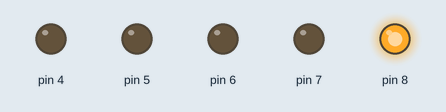
Simulated run of this sketch. Board: Arduino Uno, built with avr-gcc and run on an emulated ATmega328P. On the bench: output pins drawn as LEDs (lit = HIGH).

Above: at 0.05 s.
At 0.65 s:
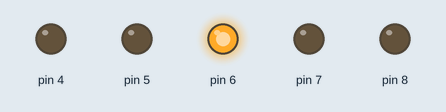
At 0.85 s:
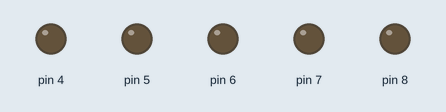
At 1.45 s:
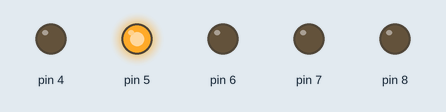
At 2.25 s:
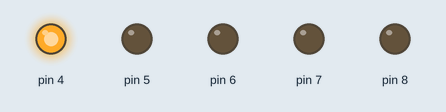
At 2.85 s:
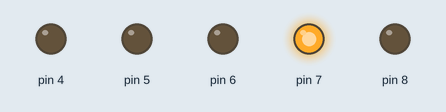
Timing chart, 0 to 3.1 s (numbered marks = the images above):
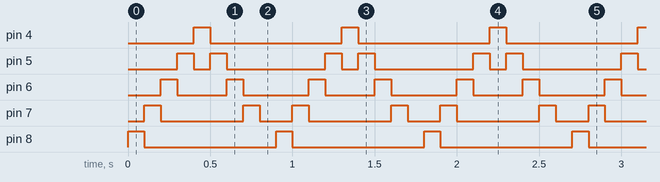

Measured:
- by itself, pin 4, pin 8: alternates HIGH for 0.10 s and LOW for 0.80 s
- by itself, pin 5: repeats every 0.90 s: LOW 0.10 s, HIGH 0.10 s, LOW 0.60 s, HIGH 0.10 s
- by itself, pin 6: repeats every 0.90 s: LOW 0.30 s, HIGH 0.10 s, LOW 0.40 s, HIGH 0.10 s
- by itself, pin 7: repeats every 0.90 s: LOW 0.50 s, HIGH 0.10 s, LOW 0.20 s, HIGH 0.10 s

The sketch:

JS-1-10.ino
```cpp
/*

Alternate blink

JS-1-3

*/

// the setup function runs once when you press reset or power the board

void setup() {
  // initialize digital pin 8 as an output.

  pinMode(8, OUTPUT);
  pinMode(7, OUTPUT);
  pinMode(6, OUTPUT);
  pinMode(5, OUTPUT);
  pinMode(4, OUTPUT);

}

// the loop function runs over and over again forever
void loop() {


  digitalWrite(8, HIGH);
  delay(100);
  digitalWrite(8, LOW);
  digitalWrite(7, HIGH);
  delay(100);
  digitalWrite(7, LOW);
  digitalWrite(6, HIGH);
  delay(100);
  digitalWrite(6, LOW);
  digitalWrite(5, HIGH);
  delay(100);
  digitalWrite(5, LOW);
  digitalWrite(4, HIGH);
  delay(100);

  digitalWrite(5, HIGH);
  digitalWrite(4, LOW);
  delay(100);
  digitalWrite(6, HIGH);
  digitalWrite(5, LOW);
  delay(100);
  digitalWrite(7, HIGH);
  digitalWrite(6, LOW);
  delay(100);

  digitalWrite(7, LOW);
  delay(100);


}
```
